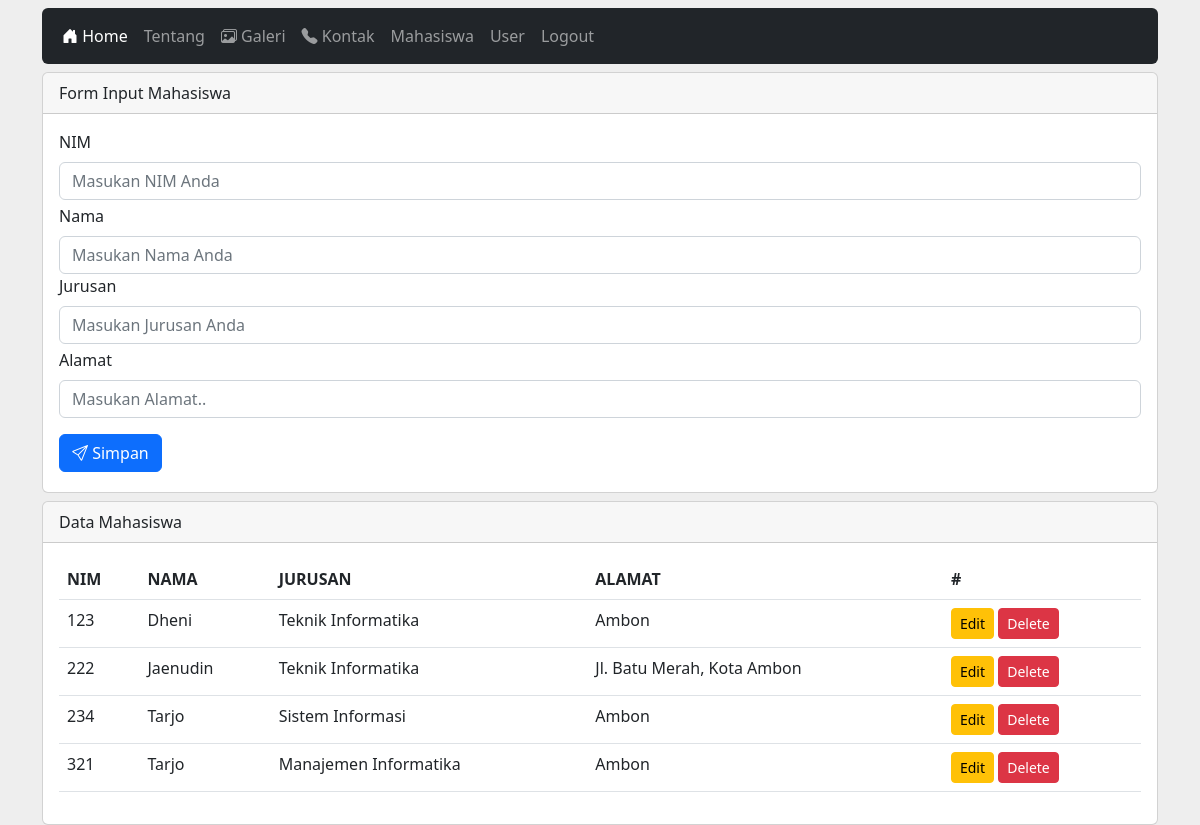
Screenshot of /public/index.php?page=mahasiswa (signed in) with the database file from the repository.
### tables this page shows
CREATE TABLE `mahasiswa` (
  `nim` varchar(15) NOT NULL,
  `nama` varchar(100) NOT NULL,
  `jurusan` varchar(100) NOT NULL,
  `alamat` varchar(200) NOT NULL
);

### config/fungsi.php (called while the page is built)
<?php
function scanFile($dir, $namaFile)
{
    $files = scandir($dir);
    $status = 0;
    foreach ($files as $file) {
        if (strstr($file, $namaFile . ".php")) {
            $status = 1;
        }
    }
    return $status;
}

### public/content/mahasiswa.php (the view)
<div class="row mt-2">
    <div class="col-12 mx-auto">
        <div class="card">
            <div class="card-header">
                Form Input Mahasiswa
            </div>
            <div class="card-body">
                <form action="index.php?page=mahasiswa_save" method="POST">
                    <div class="mb-1">
                        <label class="form-label" for="">NIM</label>
                        <input type="text" name="nim" class="form-control" placeholder="Masukan NIM Anda">
                    </div>
                    <div class="mb-">
                        <label class="form-label" for="">Nama</label>
                        <input type="text" name="nama" class="form-control" placeholder="Masukan Nama Anda">
                    </div>
                    <div class="mb-1">
                        <label class="form-label" for="">Jurusan</label>
                        <input type="text" name="jurusan" class="form-control" placeholder="Masukan Jurusan Anda">
                    </div>
                    <div class="mb-3">
                        <label class="form-label" for="">Alamat</label>
                        <input type="text" name="alamat" class="form-control" placeholder="Masukan Alamat..">
                    </div>
                    <div class="mb-1">
                        <button type="submit" class="btn btn-primary"><i class="bi bi-send"></i> Simpan</button>
                    </div>
                </form>
            </div>
        </div>
        <div class="card mt-2">
            <div class="card-header">
                Data Mahasiswa
            </div>
            <div class="card-body">
                <table class="table">
                    <thead>
                        <tr>
                            <th>NIM</th>
                            <th>NAMA</th>
                            <th>JURUSAN</th>
                            <th>ALAMAT</th>
                            <th>#</th>
                        </tr>
                    </thead>
                    <tbody>
                        <?php
                        $sql = $con->query("SELECT * FROM mahasiswa");
                        while ($row = $sql->fetch()) {
                            echo "<tr>
                                    <td>$row[nim]</td>
                                    <td>$row[nama]</td>
                                    <td>$row[jurusan]</td>
                                    <td>$row[alamat]</td>
                                    <td>
                                        <a href='index.php?page=mahasiswa_edit&nim=$row[nim]' class='btn btn-sm btn-warning'>Edit</a>
                                        <a href='index.php?page=mahasiswa_delete&nim=$row[nim]' class='btn btn-sm btn-danger' onclick=\"return confirm('Hapus Data?')\">Delete</a>
                                    </td>
                            </tr>";
                        }
                        ?>
                    </tbody>
                </table>
            </div>
        </div>
    </div>
</div>

### public/index.php (shortened to what this page needs)
<?php
require_once '../config/fungsi.php';
if (empty($_SESSION['ti3c_user'])) {
    echo "<script>
                window.location.href = 'login.php';
            </script>";
} else {
?>
    <!DOCTYPE html>
    <html lang="en">
    <head>
        <link rel="stylesheet" href="bootstrap/css/bootstrap.min.css">
        <link rel="stylesheet" href="https://cdn.jsdelivr.net/npm/bootstrap-icons@1.10.2/font/bootstrap-icons.css">
    </head>
    <body>
        <div class="container">
            <div class="row mt-2">
                <div class="col-12">
                    <nav class="navbar navbar-expand-lg navbar-dark bg-dark rounded">
                        <div class="container-fluid">
                            <div class="collapse navbar-collapse" id="navbarNavAltMarkup">
                                <div class="navbar-nav">
                                    <a class="nav-link active" aria-current="page" href="index.php"><i class="bi bi-house-door-fill"></i> Home</a>
                                    <a class="nav-link" href="index.php?page=tentang">Tentang</a>
                                    <a class="nav-link" href="index.php?page=galeri"><i class="bi bi-images"></i> Galeri</a>
                                    <a class="nav-link" href="index.php?page=kontak"><i class="bi bi-telephone-fill"></i> Kontak</a>
                                    <a class="nav-link" href="index.php?page=mahasiswa">Mahasiswa</a>
                                    <a class="nav-link" href="index.php?page=user">User</a>
                                    <a class="nav-link" href="logout.php">Logout</a>
                                </div>
                            </div>
                        </div>
                    </nav>
                </div>
            </div>
            <?php
            $dir = "content";
            $page = @$_GET['page'];
            if (empty($page)) {
                include 'content/home.php';
            } else {
                $scan = scanFile($dir, $page);
                if ($scan === 1) {
                    include "content/$page.php";
                } else {
                    include 'content/404.php';
                }
            }
            ?>
        </div>
    </body>
    </html>
<?php } ?>

### public/index.php (style rules this page uses)
body { background-color: #eee; }

### rows the page displays
mahasiswa: nim "123", nama "Dheni", jurusan "Teknik Informatika", alamat "Ambon"
mahasiswa: nim "222", nama "Jaenudin", jurusan "Teknik Informatika", alamat "Jl. Batu Merah, Kota Ambon"
mahasiswa: nim "234", nama "Tarjo", jurusan "Sistem Informasi", alamat "Ambon"
mahasiswa: nim "321", nama "Tarjo", jurusan "Manajemen Informatika", alamat "Ambon"
